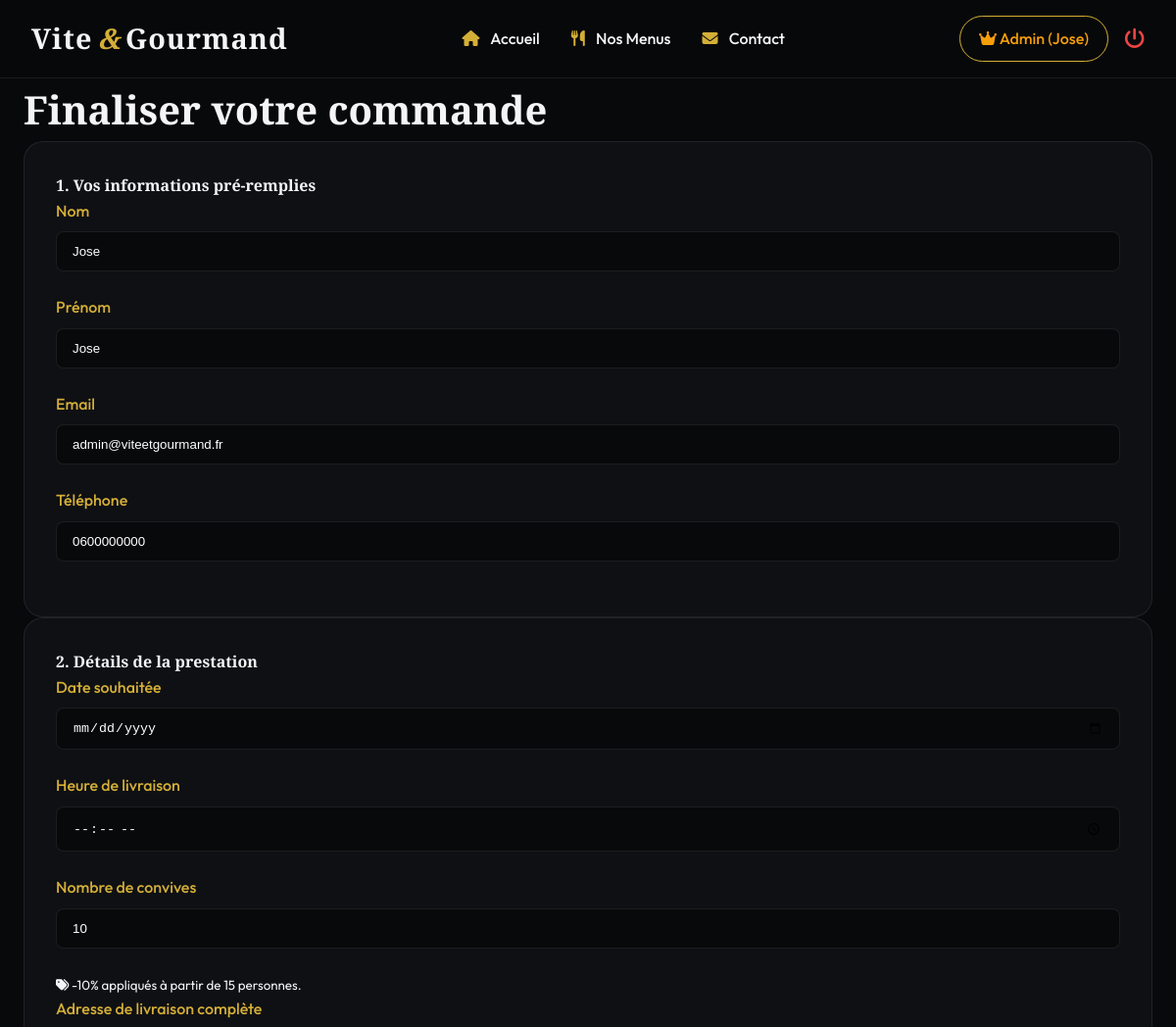
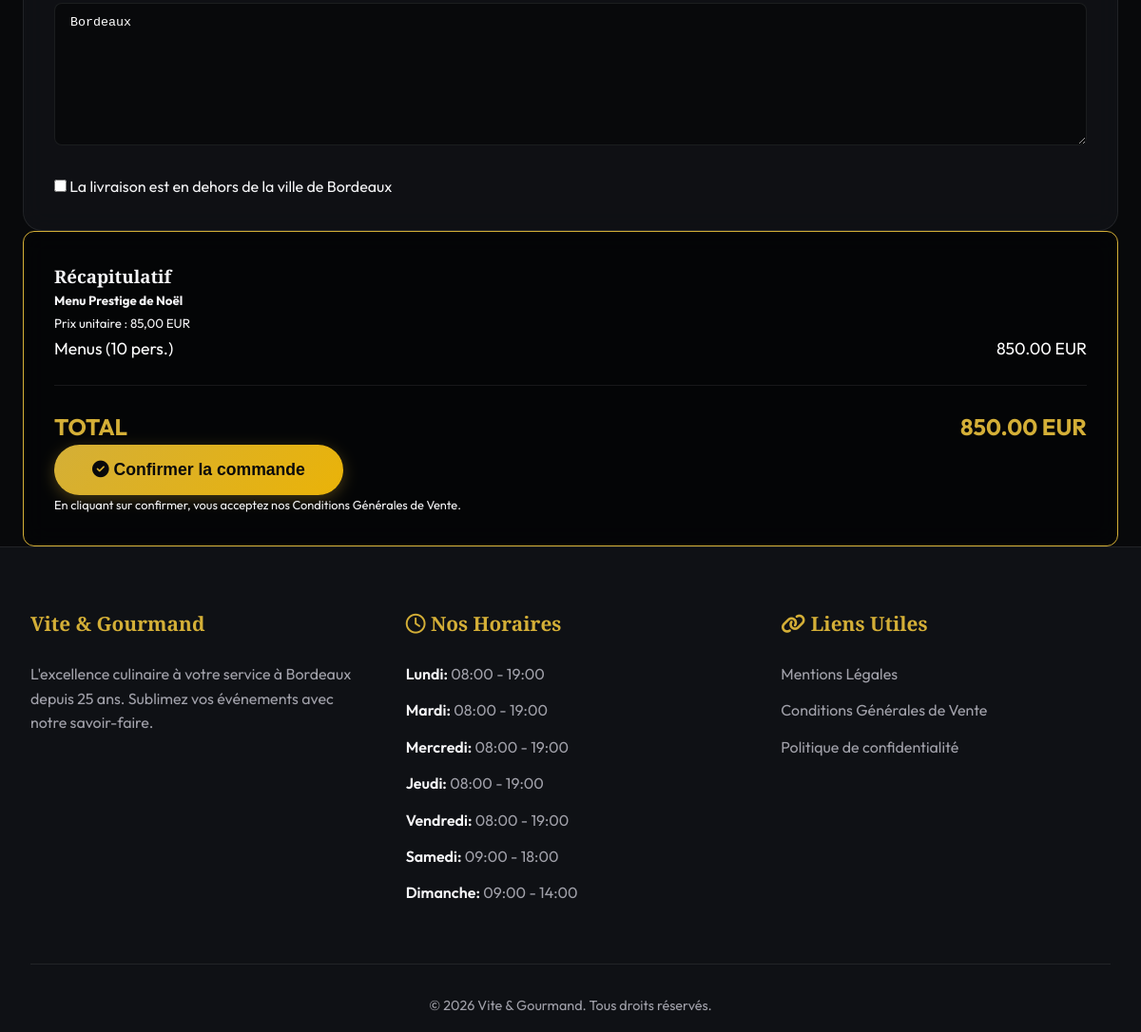
The page /commande.php?id_menu=1 (signed in) on the database its author committed (2 pictures, top to bottom).
### tables this page shows
CREATE TABLE IF NOT EXISTS `utilisateur` (
  `id_utilisateur` int NOT NULL AUTO_INCREMENT,
  `nom` varchar(50) NOT NULL,
  `prenom` varchar(50) NOT NULL,
  `email` varchar(100) NOT NULL,
  `gsm` varchar(20) DEFAULT NULL,
  `adresse_postale` text,
  `mot_de_passe` varchar(255) NOT NULL,
  `role` varchar(20) DEFAULT 'utilisateur',
  `statut_compte` varchar(20) NOT NULL DEFAULT 'actif',
  PRIMARY KEY (`id_utilisateur`),
  UNIQUE KEY `email` (`email`)
);

CREATE TABLE IF NOT EXISTS `menu` (
  `id_menu` int NOT NULL AUTO_INCREMENT,
  `titre` varchar(100) NOT NULL,
  `description` text,
  `image` varchar(255) NOT NULL,
  `theme` varchar(50) DEFAULT NULL,
  `regime` varchar(50) DEFAULT NULL,
  `nb_personnes_min` int NOT NULL,
  `prix_min` decimal(10,2) NOT NULL,
  `stock` int DEFAULT '0',
  `conditions` text,
  PRIMARY KEY (`id_menu`)
);

CREATE TABLE IF NOT EXISTS `horaire` (
  `id_horaire` int NOT NULL AUTO_INCREMENT,
  `jour` varchar(50) NOT NULL,
  `heures` varchar(50) NOT NULL,
  PRIMARY KEY (`id_horaire`)
);

### commande.php (the view, shortened to what this page needs)
<?php
require_once 'includes/order_history.php';
$id_menu = (int) $_GET['id_menu'];
$req_menu = $pdo->prepare("SELECT * FROM menu WHERE id_menu = ?");
$req_menu->execute([$id_menu]);
$menu = $req_menu->fetch(PDO::FETCH_ASSOC);
$req_user = $pdo->prepare("SELECT * FROM utilisateur WHERE id_utilisateur = ?");
$req_user->execute([$_SESSION['user_id']]);
$user = $req_user->fetch(PDO::FETCH_ASSOC);
$date_min_prestation = date('Y-m-d', strtotime('+3 days'));
include 'includes/header.php';
?>
<div class="container py-5 mt-5">
    <h2 class="logo-font text-white mb-5 text-center" style="font-size: 2.5rem;">Finaliser votre commande</h2>
    <form method="POST" action="" id="formCommande">
        <div class="row g-5">
            <div class="col-lg-7">
                <div class="glass-panel p-4 mb-4">
                    <h4 class="text-gold mb-4 border-bottom border-secondary pb-2">1. Vos informations pré-remplies</h4>
                    <div class="row">
                        <div class="col-md-6 mb-3">
                            <label class="form-label">Nom</label>
                            <input type="text" class="form-control" value="<?php echo htmlspecialchars($user['nom']); ?>" readonly>
                        </div>
                        <div class="col-md-6 mb-3">
                            <label class="form-label">Prénom</label>
                            <input type="text" class="form-control" value="<?php echo htmlspecialchars($user['prenom']); ?>" readonly>
                        </div>
                    </div>
                    <div class="row">
                        <div class="col-md-6 mb-3">
                            <label class="form-label">Email</label>
                            <input type="email" class="form-control" value="<?php echo htmlspecialchars($user['email']); ?>" readonly>
                        </div>
                        <div class="col-md-6 mb-3">
                            <label class="form-label">Téléphone</label>
                            <input type="text" class="form-control" value="<?php echo htmlspecialchars($user['gsm']); ?>" readonly>
                        </div>
                    </div>
                </div>
                <div class="glass-panel p-4">
                    <h4 class="text-gold mb-4 border-bottom border-secondary pb-2">2. Détails de la prestation</h4>
                    <div class="row">
                        <div class="col-md-6 mb-3">
                            <label class="form-label" for="date_prestation">Date souhaitée</label>
                            <input id="date_prestation" type="date" name="date_prestation" class="form-control" required min="<?php echo $date_min_prestation; ?>">
                        </div>
                        <div class="col-md-6 mb-3">
                            <label class="form-label" for="heure_prestation">Heure de livraison</label>
                            <input id="heure_prestation" type="time" name="heure_prestation" class="form-control" required>
                        </div>
                    </div>
                    <div class="mb-3">
                        <label class="form-label" for="inputPersonnes">Nombre de convives</label>
                        <input type="number" name="nb_personnes" id="inputPersonnes" class="form-control"
                               min="<?php echo (int)$menu['nb_personnes_min']; ?>"
                               value="<?php echo (int)$menu['nb_personnes_min']; ?>" required>
                        <small class="text-success"><i class="fa-solid fa-tags"></i> -10% appliqués à partir de <?php echo (int)$menu['nb_personnes_min'] + 5; ?> personnes.</small>
                    </div>
                    <div class="mb-3 mt-4">
                        <label class="form-label" for="lieu_prestation">Adresse de livraison complète</label>
                        <textarea id="lieu_prestation" name="lieu_prestation" class="form-control" required><?php echo htmlspecialchars($user['adresse_postale']); ?></textarea>
                    </div>
                    <div class="mb-3 form-check mt-3">
                        <input type="checkbox" class="form-check-input" id="checkHorsBordeaux" name="hors_bordeaux">
                        <label class="form-check-label text-white" for="checkHorsBordeaux">La livraison est en dehors de la ville de Bordeaux</label>
                    </div>
                </div>
            </div>
            <div class="col-lg-5">
                <div class="order-summary glass-panel">
                    <h3 class="logo-font text-white mb-4">Récapitulatif</h3>
                    <div class="mb-4 pb-3 border-bottom border-secondary">
                        <h5 class="text-gold"><?php echo htmlspecialchars($menu['titre']); ?></h5>
                        <small class="text-muted">Prix unitaire : <?php echo number_format((float)$menu['prix_min'], 2, ',', ' '); ?> EUR</small>
                    </div>
                    <div class="summary-line">
                        <span>Menus (<span id="recapNb">X</span> pers.)</span>
                        <span id="recapMenuPrix">0.00 EUR</span>
                    </div>
                    <div class="summary-total">
                        <span>TOTAL</span>
                        <span id="recapTotal">0.00 EUR</span>
                    </div>
                    <button type="submit" class="btn-primary w-100 mt-4 border-0 py-3" style="font-size: 1.1rem;">
                        <i class="fa-solid fa-check-circle me-2"></i> Confirmer la commande
                    </button>
                    <p class="text-center text-muted mt-3" style="font-size: 0.8rem;">En cliquant sur confirmer, vous acceptez nos Conditions Générales de Vente.</p>
                </div>
            </div>
        </div>
    </form>
</div>
<?php include 'includes/footer.php'; ?>

### includes/footer.php (shortened to what this page needs)
</main>
    <footer class="footer mt-auto">
      <div class="footer-content">
        <div class="footer-section brand">
          <h3>Vite & Gourmand</h3>
          <p>L'excellence culinaire à votre service à Bordeaux depuis 25 ans. Sublimez vos événements avec notre savoir-faire.</p>
        </div>
        <div class="footer-section hours">
          <h3><i class="fa-regular fa-clock"></i> Nos Horaires</h3>
          <ul>
            <?php
            if (isset($pdo)) {
                $req_horaires_footer = $pdo->query("SELECT * FROM horaire");
                if ($req_horaires_footer) {
                    $horaires_footer = $req_horaires_footer->fetchAll(PDO::FETCH_ASSOC);
                    foreach($horaires_footer as $h):
            ?>
                        <li>
                          <span><?php echo htmlspecialchars($h['jour']); ?>:</span>
                          <?php echo htmlspecialchars($h['heures']); ?>
                        </li>
            <?php
                    endforeach;
                }
            } else {
                echo '<li><span>Lundi - Vendredi:</span> 08:00 - 19:00</li>';
                echo '<li><span>Samedi:</span> 09:00 - 18:00</li>';
                echo '<li><span>Dimanche:</span> 09:00 - 14:00</li>';
            }
            ?>
          </ul>
        </div>
        <div class="footer-section links">
          <h3><i class="fa-solid fa-link"></i> Liens Utiles</h3>
          <ul>
            <li><a href="mentions">Mentions Légales</a></li>
            <li><a href="cgv">Conditions Générales de Vente</a></li>
            <li><a href="confidentialite">Politique de confidentialité</a></li>
          </ul>
        </div>
      </div>
      <div class="footer-bottom">
        <p>&copy; <?php echo date('Y'); ?> Vite & Gourmand. Tous droits réservés.</p>
      </div>
    </footer>
  </div>
</body>
</html>

### assets/css/style.css (style rules this page uses)
:root { --bg-dark: #0f1115; --bg-darker: #08090b; --text-main: #f5f5f7; --text-muted: #a1a1aa; --gold-primary: #d4af37; --gold-hover: #b5952f; --glass-bg: rgba(255, 255, 255, 0.03); --glass-border: rgba(255, 255, 255, 0.08); --card-bg: rgba(20, 22, 28, 0.6); --danger: #ef4444; --success: #10b981; --font-sans: 'Outfit', sans-serif; --font-serif: 'Playfair Display', serif; }
* { box-sizing: border-box; margin: 0; padding: 0; }
body { font-family: var(--font-sans); background-color: var(--bg-darker); color: var(--text-main); line-height: 1.6; overflow-x: hidden; }
h1, h2, h3, h4 { font-family: var(--font-serif); font-weight: 600; color: var(--text-main); }
a { color: inherit; text-decoration: none; transition: color 0.3s ease; }
.container { width: 100%; max-width: 1200px; margin: 0 auto; padding-left: 1.5rem; padding-right: 1.5rem; }
.btn-primary { display: inline-block; background: linear-gradient(135deg, var(--gold-primary), #eab308); color: var(--bg-darker); padding: 1rem 2.5rem; font-size: 1.1rem; font-weight: 600; border-radius: 50px; border: none; cursor: pointer; box-shadow: 0 4px 15px rgba(212, 175, 55, 0.3); transition: transform 0.3s ease, box-shadow 0.3s ease; }
.footer { background: var(--bg-dark); border-top: 1px solid var(--glass-border); padding: 4rem 2rem 1rem; }
.footer-content { max-width: 1400px; margin: 0 auto; display: grid; grid-template-columns: repeat(auto-fit, minmax(250px, 1fr)); gap: 3rem; margin-bottom: 3rem; }
.footer h3 { font-size: 1.3rem; margin-bottom: 1.5rem; color: var(--gold-primary); }
.footer p { color: var(--text-muted); }
.footer ul { list-style: none; }
.footer ul li { margin-bottom: 0.8rem; color: var(--text-muted); }
.footer ul li span { font-weight: 600; color: var(--text-main); }
.footer-bottom { text-align: center; padding-top: 2rem; border-top: 1px solid var(--glass-border); color: var(--text-muted); font-size: 0.9rem; }
.glass-panel { background: var(--card-bg); backdrop-filter: blur(12px); -webkit-backdrop-filter: blur(12px); border: 1px solid var(--glass-border); border-radius: 20px; padding: 2rem; }
.form-label { color: var(--gold-primary); font-weight: 500; margin-bottom: 0.5rem; display: block; }
.form-control { width: 100%; padding: 0.75rem 1rem; background: rgba(0, 0, 0, 0.4); border: 1px solid var(--glass-border); color: #ffffff; border-radius: 8px; margin-bottom: 1.5rem; transition: border-color 0.3s ease; }
textarea.form-control { min-height: 150px !important; width: 100% !important; resize: vertical; }
.order-summary { background: rgba(0, 0, 0, 0.4); border: 1px solid var(--gold-primary); border-radius: 12px; padding: 2rem; position: sticky; top: 100px; }
.summary-line { display: flex; justify-content: space-between; margin-bottom: 1rem; color: #fff; font-size: 1.1rem; }
.summary-total { display: flex; justify-content: space-between; margin-top: 1.5rem; padding-top: 1.5rem; border-top: 1px solid var(--glass-border); color: var(--gold-primary); font-size: 1.5rem; font-weight: 700; }

### rows shown on the page
utilisateur: nom "Jose", prenom "Jose", email "admin@viteetgourmand.fr", gsm "0600000000", lieu_prestation "Bordeaux"
menu: nb_personnes "10", (int)$menu['nb_personnes_min'] + 5 "15", titre "Menu Prestige de Noël", prix_min "85,00"
horaire: jour "Lundi", heures "08:00 - 19:00"
horaire: jour "Mardi", heures "08:00 - 19:00"
horaire: jour "Mercredi", heures "08:00 - 19:00"
horaire: jour "Jeudi", heures "08:00 - 19:00"
horaire: jour "Vendredi", heures "08:00 - 19:00"
horaire: jour "Samedi", heures "09:00 - 18:00"
horaire: jour "Dimanche", heures "09:00 - 14:00"

### other values the page prints
$_SESSION['prenom'] "Jose"
